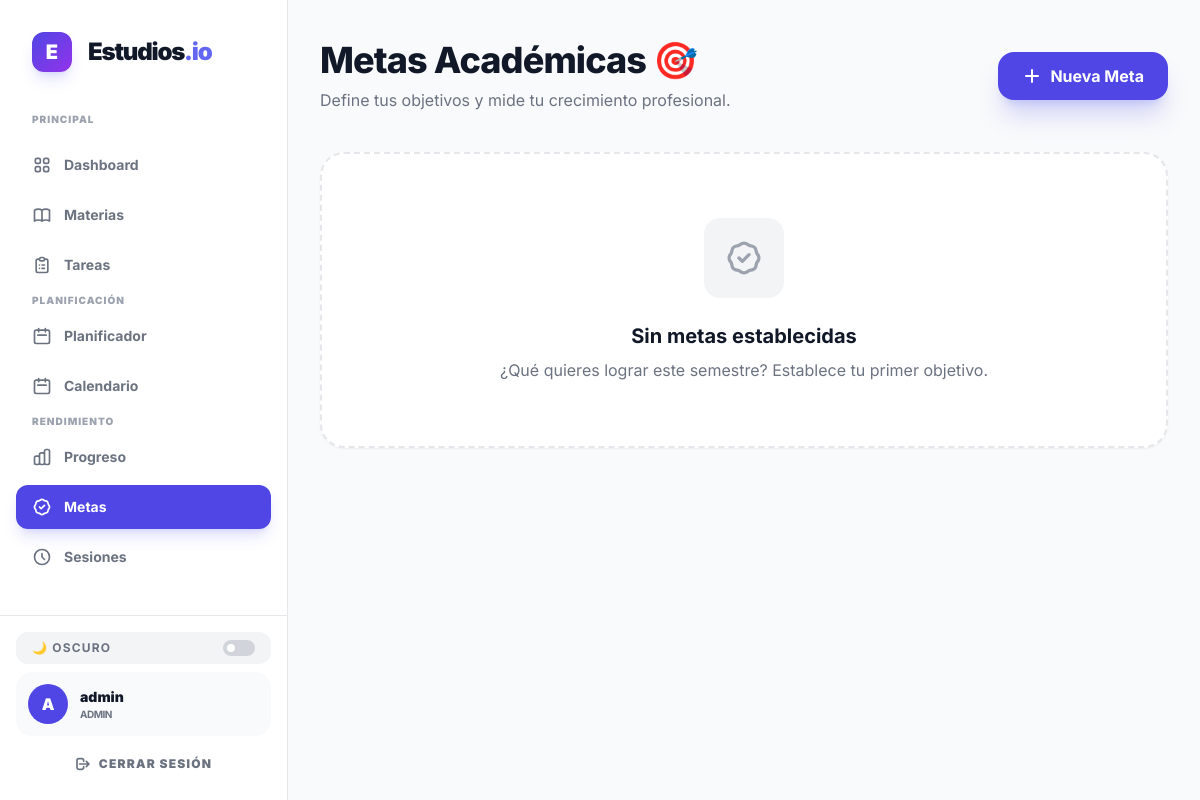
Page /study/goals (signed in) on the earlier database version.
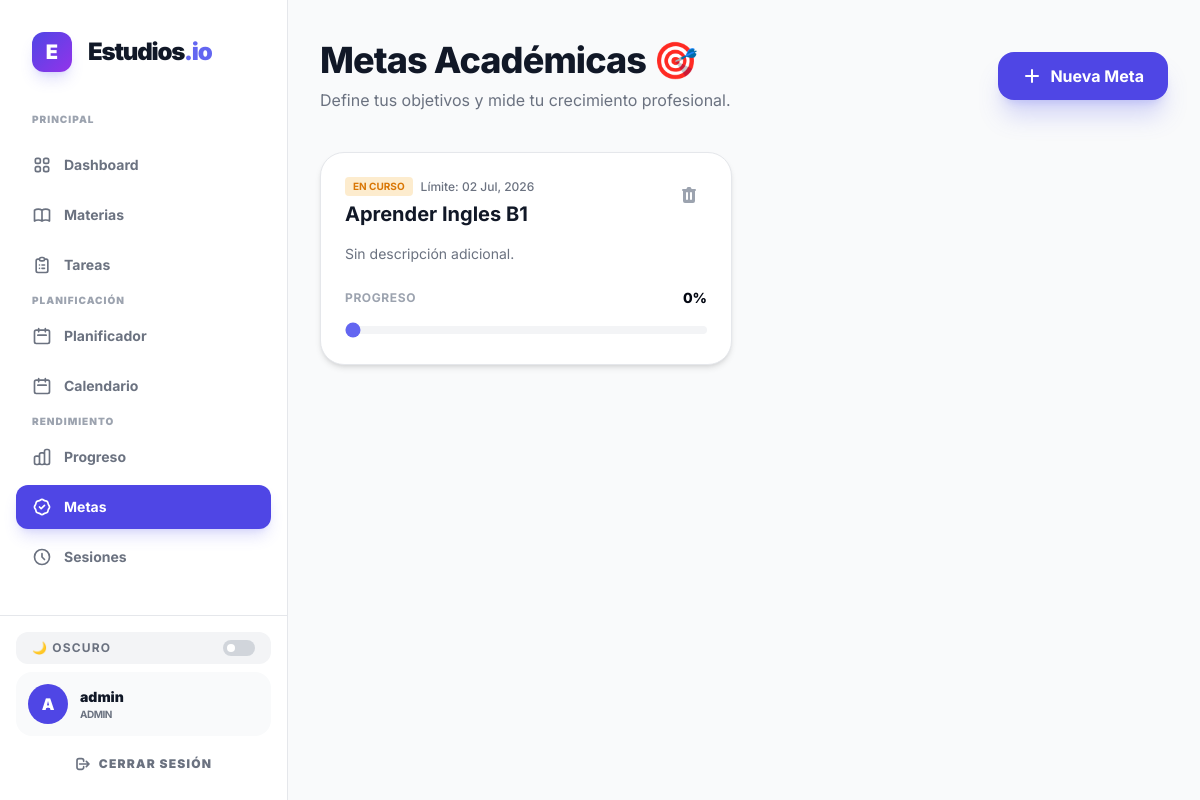
Same page on the later database version.
### app/models/study.py (models this page shows)
class Goal(db.Model):
    __tablename__ = "goals"
    id = db.Column(db.Integer, primary_key=True)
    title = db.Column(db.String(200), nullable=False)
    description = db.Column(db.Text, nullable=True)
    target_date = db.Column(db.DateTime, nullable=True)
    progress = db.Column(db.Integer, default=0) # 0-100
    is_completed = db.Column(db.Boolean, default=False)
    user_id = db.Column(db.Integer, db.ForeignKey('users.id'), nullable=False)
    created_at = db.Column(db.DateTime, default=datetime.utcnow)
    user = db.relationship('User', backref=db.backref('goals', lazy=True))

### app/api/study.py (the view)
@study_bp.route('/goals')
@login_required
def list_goals():
    goals = Goal.query.filter_by(user_id=current_user.id).order_by(Goal.target_date.asc()).all()
    return render_template('study/goals.html', goals=goals)

### app/templates/study/goals.html (shortened to what the changed rows need)
{% extends base_template %}
{% block content %}
<div class="max-w-6xl mx-auto px-4 sm:px-6 lg:px-8 py-10 w-full">    <div class="flex flex-col md:flex-row md:items-center justify-between gap-4 mb-10">
        <div>
            <h1 class="text-4xl font-extrabold text-gray-900 dark:text-white tracking-tight">Metas Académicas 🎯</h1>
        </div>
    </div>
    {% if not goals %}
    <div class="bg-white dark:bg-gray-900/50 border-2 border-dashed border-gray-200 dark:border-gray-800 rounded-3xl p-16 text-center shadow-sm dark:shadow-none">
        <div class="w-20 h-20 bg-gray-100 dark:bg-gray-800 rounded-2xl flex items-center justify-center mx-auto mb-6 text-gray-400 dark:text-gray-500">
        </div>
        <h3 class="text-xl font-bold text-gray-900 dark:text-white mb-2">Sin metas establecidas</h3>
        <p class="text-gray-500 dark:text-gray-400">¿Qué quieres lograr este semestre? Establece tu primer objetivo.</p>
    </div>
    {% else %}
    <div class="grid grid-cols-1 md:grid-cols-2 gap-6">
        {% for goal in goals %}
        <div class="group bg-white dark:bg-gray-900 border border-gray-200 dark:border-gray-800 rounded-3xl p-6 hover:border-indigo-500/50 transition-all shadow-md dark:shadow-none hover:shadow-xl dark:hover:shadow-none">
            <div class="flex items-start justify-between mb-4">
                <div class="flex-grow">
                    <div class="flex items-center gap-2 mb-1">
                        {% if goal.is_completed %}
                        <span class="px-2 py-0.5 bg-emerald-500/20 text-emerald-600 dark:text-emerald-400 text-[10px] font-bold uppercase rounded">Completada</span>
                        {% else %}
                        <span class="px-2 py-0.5 bg-amber-500/20 text-amber-600 dark:text-amber-400 text-[10px] font-bold uppercase rounded">En curso</span>
                        {% endif %}
                        <span class="text-xs text-gray-500 font-medium">Límite: {{ goal.target_date.strftime('%d %b, %Y') if goal.target_date else 'Sin fecha' }}</span>
                    </div>
                    <h3 class="text-xl font-bold text-gray-900 dark:text-white group-hover:text-indigo-600 dark:group-hover:text-indigo-400 transition-colors">{{ goal.title }}</h3>
                </div>
                <button type="button" onclick="showConfirmModal('¿Eliminar meta?', '¿Estás seguro de que deseas eliminar la meta &quot;{{ goal.title }}&quot;? Esta acción no se puede deshacer.', '{{ url_for('study.delete_goal', id=goal.id) }}')" class="p-2 text-gray-400 hover:text-red-500 dark:text-gray-600 dark:hover:text-red-400 transition-colors">
                </button>
            </div>
            <p class="text-gray-500 dark:text-gray-400 text-sm mb-6">{{ goal.description or 'Sin descripción adicional.' }}</p>
            <div>
                <div class="flex items-center justify-between mb-2">
                    <span class="text-xs font-bold text-gray-400 uppercase tracking-wider">Progreso</span>
                    <span class="text-sm font-extrabold text-gray-950 dark:text-white" id="goal-percent-{{ goal.id }}">{{ goal.progress }}%</span>
                </div>
                <input type="range" min="0" max="100" value="{{ goal.progress }}"
                    oninput="document.getElementById('goal-percent-{{ goal.id }}').innerText = this.value + '%'"
                    onchange="updateGoalProgress('{{ goal.id }}', this.value)"
                    class="w-full h-2 bg-gray-100 dark:bg-gray-800 rounded-lg appearance-none cursor-pointer accent-indigo-500">
            </div>
        </div>
        {% endfor %}
    </div>
    {% endif %}
</div>
{% endblock %}

Differences in the rows shown:
added Goal: is_completed "EN CURSO", target_date "02 Jul, 2026", title "Aprender Ingles B1", description "Sin descripción adicional.", progress "0"
Other differences:
text no longer shown: "Sin metas establecidas ¿Qué quieres lograr este semestre? Establece tu primer objetivo."
